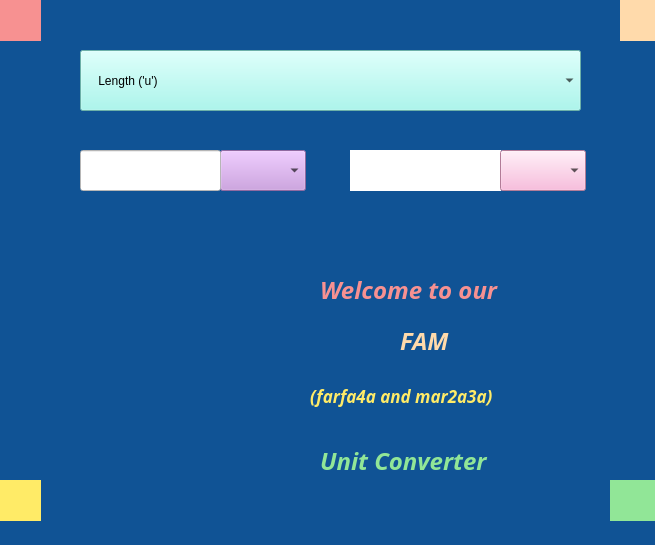
<?xml version="1.0" encoding="UTF-8"?>
<ui version="4.0">
 <class>MainWindow</class>
 <widget class="QMainWindow" name="MainWindow">
  <property name="geometry">
   <rect>
    <x>0</x>
    <y>0</y>
    <width>655</width>
    <height>545</height>
   </rect>
  </property>
  <property name="font">
   <font>
    <pointsize>10</pointsize>
   </font>
  </property>
  <property name="windowTitle">
   <string>MainWindow</string>
  </property>
  <property name="styleSheet">
   <string notr="true">background-color: rgb(16, 83, 149);</string>
  </property>
  <widget class="QWidget" name="centralwidget">
   <widget class="QComboBox" name="MC">
    <property name="geometry">
     <rect>
      <x>80</x>
      <y>50</y>
      <width>501</width>
      <height>61</height>
     </rect>
    </property>
    <property name="styleSheet">
     <string notr="true">background-color: rgb(151, 247, 235);</string>
    </property>
    <item>
     <property name="text">
      <string>    Length ('u')</string>
     </property>
    </item>
    <item>
     <property name="text">
      <string>    Mass (^w^)</string>
     </property>
    </item>
    <item>
     <property name="text">
      <string>    Temprature (&gt;u&lt;)</string>
     </property>
    </item>
   </widget>
   <widget class="QComboBox" name="FC">
    <property name="geometry">
     <rect>
      <x>220</x>
      <y>150</y>
      <width>86</width>
      <height>41</height>
     </rect>
    </property>
    <property name="styleSheet">
     <string notr="true">background-color: rgb(201, 148, 225);</string>
    </property>
   </widget>
   <widget class="QLineEdit" name="lineEdit">
    <property name="geometry">
     <rect>
      <x>80</x>
      <y>150</y>
      <width>141</width>
      <height>41</height>
     </rect>
    </property>
    <property name="styleSheet">
     <string notr="true">background-color: rgb(255, 255, 255);</string>
    </property>
   </widget>
   <widget class="QLabel" name="label">
    <property name="geometry">
     <rect>
      <x>350</x>
      <y>150</y>
      <width>151</width>
      <height>41</height>
     </rect>
    </property>
    <property name="styleSheet">
     <string notr="true">background-color: rgb(255, 255, 255);

gridline-color: rgb(0, 0, 0);</string>
    </property>
    <property name="text">
     <string/>
    </property>
   </widget>
   <widget class="QComboBox" name="comboBox">
    <property name="geometry">
     <rect>
      <x>500</x>
      <y>150</y>
      <width>86</width>
      <height>41</height>
     </rect>
    </property>
    <property name="styleSheet">
     <string notr="true">background-color: rgb(145, 230, 151);
background-color: rgb(249, 173, 213);</string>
    </property>
   </widget>
   <widget class="QLabel" name="label_4">
    <property name="geometry">
     <rect>
      <x>320</x>
      <y>280</y>
      <width>261</width>
      <height>20</height>
     </rect>
    </property>
    <property name="font">
     <font>
      <family>Purisa</family>
      <pointsize>18</pointsize>
      <weight>75</weight>
      <italic>true</italic>
      <bold>true</bold>
     </font>
    </property>
    <property name="styleSheet">
     <string notr="true">color: rgb(247, 145, 145);
</string>
    </property>
    <property name="text">
     <string>Welcome to our</string>
    </property>
   </widget>
   <widget class="QLabel" name="label_5">
    <property name="geometry">
     <rect>
      <x>400</x>
      <y>320</y>
      <width>101</width>
      <height>41</height>
     </rect>
    </property>
    <property name="font">
     <font>
      <family>Purisa</family>
      <pointsize>18</pointsize>
      <weight>75</weight>
      <italic>true</italic>
      <bold>true</bold>
     </font>
    </property>
    <property name="styleSheet">
     <string notr="true">color: rgb(255, 218, 171);</string>
    </property>
    <property name="text">
     <string>FAM</string>
    </property>
   </widget>
   <widget class="QLabel" name="label_6">
    <property name="geometry">
     <rect>
      <x>320</x>
      <y>440</y>
      <width>241</width>
      <height>41</height>
     </rect>
    </property>
    <property name="font">
     <font>
      <family>Purisa</family>
      <pointsize>18</pointsize>
      <weight>75</weight>
      <italic>true</italic>
      <bold>true</bold>
     </font>
    </property>
    <property name="styleSheet">
     <string notr="true">color: rgb(145, 230, 151);</string>
    </property>
    <property name="text">
     <string>Unit Converter</string>
    </property>
   </widget>
   <widget class="QLabel" name="label_7">
    <property name="geometry">
     <rect>
      <x>310</x>
      <y>380</y>
      <width>241</width>
      <height>31</height>
     </rect>
    </property>
    <property name="font">
     <font>
      <family>Purisa</family>
      <pointsize>13</pointsize>
      <weight>75</weight>
      <italic>true</italic>
      <bold>true</bold>
     </font>
    </property>
    <property name="styleSheet">
     <string notr="true">color: rgb(255, 235, 103);</string>
    </property>
    <property name="text">
     <string>(farfa4a and mar2a3a)</string>
    </property>
   </widget>
   <widget class="QLabel" name="label_2">
    <property name="geometry">
     <rect>
      <x>-50</x>
      <y>-70</y>
      <width>771</width>
      <height>861</height>
     </rect>
    </property>
    <property name="text">
     <string/>
    </property>
    <property name="pixmap">
     <pixmap>../../Downloads/WhatsApp Image 2023-08-28 at 5.39.53 AM.jpeg</pixmap>
    </property>
   </widget>
   <widget class="QLabel" name="label_3">
    <property name="geometry">
     <rect>
      <x>300</x>
      <y>110</y>
      <width>411</width>
      <height>371</height>
     </rect>
    </property>
    <property name="text">
     <string/>
    </property>
    <property name="pixmap">
     <pixmap>../../Downloads/WhatsApp Image 2023-08-28 at 5.42.51 AM.jpeg</pixmap>
    </property>
   </widget>
   <widget class="QLabel" name="label_8">
    <property name="geometry">
     <rect>
      <x>0</x>
      <y>0</y>
      <width>41</width>
      <height>41</height>
     </rect>
    </property>
    <property name="styleSheet">
     <string notr="true">background-color: rgb(247, 145, 145);</string>
    </property>
    <property name="text">
     <string/>
    </property>
   </widget>
   <widget class="QLabel" name="label_9">
    <property name="geometry">
     <rect>
      <x>620</x>
      <y>0</y>
      <width>51</width>
      <height>41</height>
     </rect>
    </property>
    <property name="styleSheet">
     <string notr="true">background-color: rgb(255, 218, 171);</string>
    </property>
    <property name="text">
     <string/>
    </property>
   </widget>
   <widget class="QLabel" name="label_10">
    <property name="geometry">
     <rect>
      <x>0</x>
      <y>480</y>
      <width>41</width>
      <height>41</height>
     </rect>
    </property>
    <property name="styleSheet">
     <string notr="true">background-color: rgb(255, 235, 103);</string>
    </property>
    <property name="text">
     <string/>
    </property>
   </widget>
   <widget class="QLabel" name="label_11">
    <property name="geometry">
     <rect>
      <x>610</x>
      <y>480</y>
      <width>51</width>
      <height>41</height>
     </rect>
    </property>
    <property name="styleSheet">
     <string notr="true">background-color: rgb(145, 230, 151);</string>
    </property>
    <property name="text">
     <string/>
    </property>
   </widget>
   <zorder>label_2</zorder>
   <zorder>label_3</zorder>
   <zorder>MC</zorder>
   <zorder>FC</zorder>
   <zorder>lineEdit</zorder>
   <zorder>label</zorder>
   <zorder>comboBox</zorder>
   <zorder>label_4</zorder>
   <zorder>label_5</zorder>
   <zorder>label_6</zorder>
   <zorder>label_7</zorder>
   <zorder>label_8</zorder>
   <zorder>label_9</zorder>
   <zorder>label_10</zorder>
   <zorder>label_11</zorder>
  </widget>
  <widget class="QStatusBar" name="statusbar"/>
 </widget>
 <resources/>
 <connections/>
</ui>
